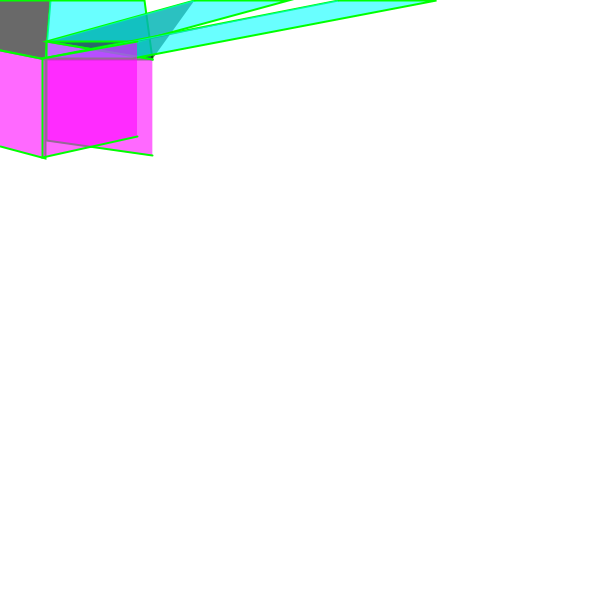
Frame 1 (no input)
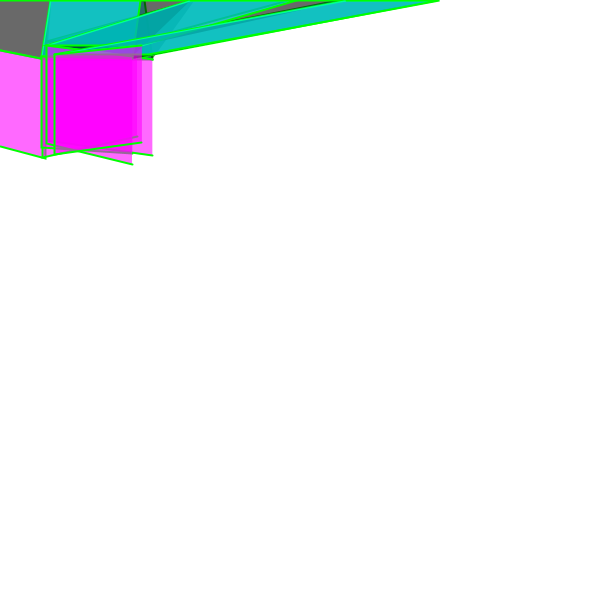
Frame 2 (the mouse pressed at the canvas centre, redrawn once)

The Processing sketch that drew these frames (run headless with seeded random() and noise(); the mouse was pressed at the canvas centre and the sketch redrawn once):

// Processing sketch: sketch_299
// ── sketch_299.pde
Unit[] units;
PVector inA1, inA2, inA4;

void setup() {
  size(600, 600);
  background(255);
  stroke(0, 255, 0);
  strokeWeight(2);
  units = new Unit[3];

  inA1 = new PVector(0, 0);
  inA2 = new PVector(50, 0);
  inA4 = new PVector(0, 50);
}

void draw() {
  //// caption
  //fill(0);
  //textAlign(CENTER);
  //textSize(100);
  //text("299--", width/3, height/2);


  for (int i = 0; i < units.length; i ++) { 
    if (i == 0) {
      units[i] = new Unit(inA1, inA2, inA4);
    } else {
      units[i] = new Unit(units[i-1].b2, units[i-1].b2.add(50, 0), units[i-1].b3);
    }

    units[i].display();
    units[i].update();
  }
  noLoop();
}
// ── Unit.pde
class Unit {
  int step_s, step_l;
  int off;

  PVector a1, a2, a3, a4;
  PVector b1, b2, b3, b4;
  PVector c1, c2, c3, c4;

  PVector nextA1, nextA2, nextA4;

  PVector xoffset;

  Unit(PVector a1_, PVector a2_, PVector a4_) {

    a1 = a1_;
    a2 = a2_;
    a4 = a4_;

    step_s = 50;
    step_l = 100;
    off = 10;

    xoffset = new PVector(random(step_s-off, step_s+off), 0);
    generatePoint();
  }

  void generatePoint() {
    a3 = new PVector(random(step_s-off, step_s+off), random(step_s-off, step_s+off));

    b1 = a2;
    b4 = a3;

    b2 = new PVector(random(step_l-off, step_l+off), 0);
    b2.add(a2);
    b3 = new PVector(random(step_l-off, step_l+off), 0);
    b3.add(a3);



    c1 = a4;
    c2 = a3;

    c4 = new PVector(0, random(step_l-off, step_l+off));
    c4.add(a4);
    c3 = new PVector(0, random(step_l-off, step_l+off));
    c3.add(a3);
  }


  void display() {
    fill(0, 150);
    beginShape();
    vertex(a1.x, a1.y);
    vertex(a2.x, a2.y);
    vertex(a3.x, a3.y);
    vertex(a4.x, a4.y);
    endShape();

    fill(0, 255, 255, 150);
    beginShape();
    vertex(b1.x, b1.y);
    vertex(b2.x, b2.y);
    vertex(b3.x, b3.y);
    vertex(b4.x, b4.y);
    endShape();

    fill(255, 0, 255, 150);
    beginShape();
    vertex(c1.x, c1.y);
    vertex(c2.x, c2.y);
    vertex(c3.x, c3.y);
    vertex(c4.x, c4.y);
    endShape();

    //    stroke(255, 0, 0);
    //    strokeWeight(10);
    //    point(a4.x, a4.y);
    //    noStroke();
  }

  void update() {
    inA1 = b2;
    inA4 = b3;
  }
}
